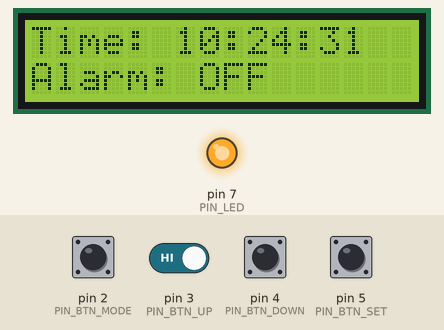
Recording of a sketch running on a simulated Arduino Uno, built with avr-gcc and run on an emulated ATmega328P. On the bench: 16×2 character LCD, output pins drawn as LEDs (lit = HIGH). The test bench sets the inputs (shaded band); at power-on: pin 2 (PIN_BTN_MODE), pin 3 (PIN_BTN_UP), pin 4 (PIN_BTN_DOWN), pin 5 (PIN_BTN_SET) HIGH. The local clock reads 2024-03-15 10:24:30 at power-on unless the sketch sets it.

Above: at 1.2 s.
1.3 s: pin 2 (PIN_BTN_MODE) pulled LOW for 0.15 s
At 1.9 s:
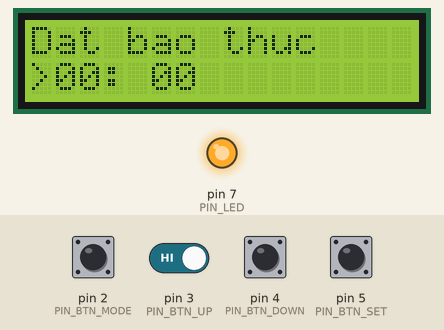
3.0 s: pin 5 (PIN_BTN_SET) pulled LOW for 1 s
At 6.6 s:
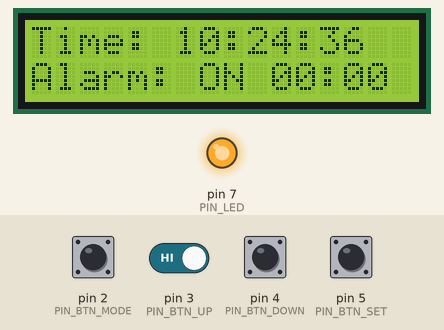
7.0 s: pin 2 (PIN_BTN_MODE) driven LOW and pin 3 (PIN_BTN_UP) driven LOW
At 9.7 s:
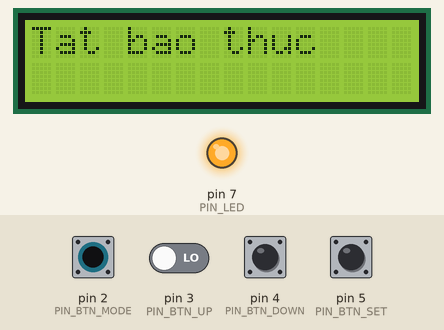
Timing chart, 0 to 11.2 s (numbered marks = the images above; inputs shaded):
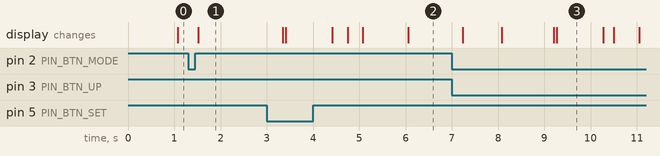

The sketch:

bth3_2.ino
```cpp
#include <Wire.h>
#include <RTClib.h>
#include <LiquidCrystal_I2C.h>

#define PIN_BTN_MODE 2
#define PIN_BTN_UP 3
#define PIN_BTN_DOWN 4
#define PIN_BTN_SET 5
#define PIN_LED 7

LiquidCrystal_I2C lcd(0x27, 16, 2);
RTC_DS1307 rtc;

enum ModeState {
  MODE_VIEW_TIME,
  MODE_SET_ALARM_H,
  MODE_SET_ALARM_M,
  MODE_SET_TIME_H,
  MODE_SET_TIME_M
};

ModeState currentMode = MODE_VIEW_TIME;

int alarmH = 0;
int alarmM = 0;
bool isAlarmOn = 0;
bool isRing = false;

int tempH, tempM;

unsigned long modePressTime = 0;
bool modeButtonHold = false;

void Buttons()
{
  if (digitalRead(PIN_BTN_MODE) == LOW)
  {
    if (modePressTime == 0) modePressTime = millis();
    if (millis() - modePressTime > 2000 && !modeButtonHold && currentMode == MODE_VIEW_TIME)
    {
      isAlarmOn = !isAlarmOn;
      modeButtonHold = true;
      lcd.clear();
      lcd.setCursor(0, 0);
      lcd.print(isAlarmOn ? "Bat bao thuc    " : "Tat bao thuc    ");
      delay(1000);
      lcd.clear();
    }
  }
  else
  {
    if (modePressTime > 0)
    {
      if (!modeButtonHold && millis() - modePressTime < 1000)
      {
        if (isRing)
        {
          stopAlarm();
        }
        else
        {
          changeMode();
        }
      }
      modePressTime = 0;
      modeButtonHold = false;
    }
  }

  if (digitalRead(PIN_BTN_UP) == LOW)
  {
    UpTime();
    delay(200);
  }

  if (digitalRead(PIN_BTN_DOWN) == LOW)
  {
    DownTime();
    delay(200);
  }

  if (digitalRead(PIN_BTN_SET) == LOW)
  {
    SetTimeMode();
    delay(300);
  }
}

void changeMode()
{
  lcd.clear();
  switch (currentMode)
  {
    case MODE_VIEW_TIME:
      currentMode = MODE_SET_ALARM_H;
      tempH = alarmH;
      tempM = alarmM;
      break;
    case MODE_SET_ALARM_H:
    case MODE_SET_ALARM_M:
      currentMode = MODE_SET_TIME_H;
      {
        DateTime now = rtc.now();
        tempH = now.hour();
        tempM = now.minute();
      }
      break;
    default:
      currentMode = MODE_VIEW_TIME;
      break;
  }
}

void UpTime()
{
  if (currentMode == MODE_SET_ALARM_H || currentMode == MODE_SET_TIME_H)
  {
    tempH++;
    if (tempH > 23) tempH = 0;
  }
  else if (currentMode == MODE_SET_ALARM_M || currentMode == MODE_SET_TIME_M)
  {
    tempM++;
    if (tempM > 59) tempM = 0;
  }
}

void DownTime()
{
  if (currentMode == MODE_SET_ALARM_H || currentMode == MODE_SET_TIME_H)
  {
    tempH--;
    if (tempH < 0) tempH = 23;
  }
  else if (currentMode == MODE_SET_ALARM_M || currentMode == MODE_SET_TIME_M)
  {
    tempM--;
    if (tempM < 0) tempM = 59;
  }
}

void SetTimeMode()
{
  DateTime now = rtc.now();
  switch (currentMode)
  {
    case MODE_SET_ALARM_H:
      currentMode = MODE_SET_ALARM_M;
      break;
    case MODE_SET_ALARM_M:
      alarmH = tempH;
      alarmM = tempM;
      isAlarmOn = true;
      currentMode = MODE_VIEW_TIME;
      lcd.clear();
      lcd.print("Da dat bao thuc!");
      delay(1000);
      lcd.clear();
      break;
    case MODE_SET_TIME_H:
      currentMode = MODE_SET_TIME_M;
      break;
    case MODE_SET_TIME_M:
      rtc.adjust(DateTime(now.year(), now.month(), now.day(), tempH, tempM, 0));
      currentMode = MODE_VIEW_TIME;
      lcd.clear();
      lcd.print("Da dat lai gio! ");
      delay(1000);
      lcd.clear();
      break;
  }
}

void printDigits(int digits)
{
  if (digits < 10) lcd.print('0');
  lcd.print(digits);
}

void displayRealTime()
{
  DateTime now = rtc.now();
  lcd.setCursor(0, 0);
  lcd.print("Time: ");
  printDigits(now.hour()); lcd.print(":");
  printDigits(now.minute()); lcd.print(":");
  printDigits(now.second());

  lcd.setCursor(0, 1);
  lcd.print("Alarm: ");
  if (isAlarmOn) lcd.print("ON ");
  else lcd.print("OFF");
  if (isAlarmOn)
  {
    printDigits(alarmH); lcd.print(":");
    printDigits(alarmM);
  }
}

void displaySetAlarm()
{
  lcd.setCursor(0, 0);
  lcd.print("Dat bao thuc");
  lcd.setCursor(0, 1);

  if (currentMode == MODE_SET_ALARM_H) lcd.print(">");
  else lcd.print(" ");
  printDigits(tempH);
  lcd.print(":");

  if (currentMode == MODE_SET_ALARM_M) lcd.print(">");
  else lcd.print(" ");
  printDigits(tempM);
}

void displaySetTime()
{
  lcd.setCursor(0, 0);
  lcd.print("Sua thoi gian");
  lcd.setCursor(0, 1);

  if (currentMode == MODE_SET_TIME_H) lcd.print(">");
  else lcd.print(" ");
  printDigits(tempH);
  lcd.print(":");

  if (currentMode == MODE_SET_TIME_M) lcd.print(">");
  else lcd.print(" ");
  printDigits(tempM);
}

void checkAlarm()
{
  if (!isAlarmOn) return;

  DateTime now = rtc.now();
  if (now.hour() == alarmH && now.minute() == alarmM && now.second() == 0)
  {
    isRing = true;
  }
}

void ringAlarm()
{
  lcd.setCursor(0, 0);
  lcd.print("Tut Tut Tut!!!  ");
  lcd.setCursor(0, 1);
  lcd.print("Bam MODE de tat ");

  digitalWrite(PIN_LED, HIGH);
  delay(100);
  digitalWrite(PIN_LED, LOW);
  delay(100);
}

void stopAlarm()
{
  isRing = false;
  digitalWrite(PIN_LED, HIGH);
  lcd.clear();
}

void setup() {
  pinMode(PIN_BTN_MODE, INPUT_PULLUP);
  pinMode(PIN_BTN_UP, INPUT_PULLUP);
  pinMode(PIN_BTN_DOWN, INPUT_PULLUP);
  pinMode(PIN_BTN_SET, INPUT_PULLUP);
  pinMode(PIN_LED, OUTPUT);

  digitalWrite(PIN_LED, 1);

  lcd.init();
  lcd.backlight();

  if (!rtc.begin())
  {
    lcd.print("Loi RTC!");
    while (1);
  }

  if (!rtc.isrunning())
  {
    // Nếu RTC chưa chạy, set giờ theo thời gian biên dịch code
    rtc.adjust(DateTime(F(__DATE__), F(__TIME__)));
  }
}

void loop() {
  Buttons();

  if (isRing)
  {
    ringAlarm();
  }
  else
  {
    switch (currentMode) {
      case MODE_VIEW_TIME:
        displayRealTime();
        checkAlarm();
        break;
      case MODE_SET_ALARM_H:
      case MODE_SET_ALARM_M:
        displaySetAlarm();
        break;
      case MODE_SET_TIME_H:
      case MODE_SET_TIME_M:
        displaySetTime();
        break;
    }
  }
  delay(50);
}
```

Measured:
- after the input at 1.3 s, the display: changes after 0.22 s (image 1)
- after the input at 3.0 s, the display: first changes after 0.35 s (image 2 shows a later state)
